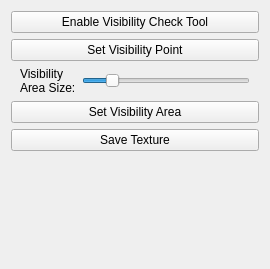
<?xml version="1.0" encoding="UTF-8"?>
<ui version="4.0">
 <class>VisibilityToolView</class>
 <widget class="QWidget" name="VisibilityToolView">
  <property name="geometry">
   <rect>
    <x>0</x>
    <y>0</y>
    <width>270</width>
    <height>269</height>
   </rect>
  </property>
  <property name="windowTitle">
   <string>Form</string>
  </property>
  <layout class="QVBoxLayout" name="verticalLayout">
   <item>
    <widget class="QPushButton" name="buttonVisibilityToolEnable">
     <property name="text">
      <string>Enable Visibility Check Tool</string>
     </property>
     <property name="checkable">
      <bool>false</bool>
     </property>
    </widget>
   </item>
   <item>
    <widget class="QPushButton" name="buttonVisibilityToolSetPoint">
     <property name="text">
      <string>Set Visibility Point</string>
     </property>
     <property name="checkable">
      <bool>true</bool>
     </property>
    </widget>
   </item>
   <item>
    <widget class="QFrame" name="frame_2">
     <property name="frameShape">
      <enum>QFrame::NoFrame</enum>
     </property>
     <property name="frameShadow">
      <enum>QFrame::Plain</enum>
     </property>
     <property name="lineWidth">
      <number>0</number>
     </property>
     <layout class="QHBoxLayout" name="horizontalLayout_3">
      <property name="topMargin">
       <number>0</number>
      </property>
      <property name="bottomMargin">
       <number>0</number>
      </property>
      <item>
       <widget class="QLabel" name="labelVisibilityToolAreaSize">
        <property name="enabled">
         <bool>true</bool>
        </property>
        <property name="sizePolicy">
         <sizepolicy hsizetype="Maximum" vsizetype="Preferred">
          <horstretch>0</horstretch>
          <verstretch>0</verstretch>
         </sizepolicy>
        </property>
        <property name="text">
         <string>Visibility
Area Size:</string>
        </property>
        <property name="wordWrap">
         <bool>true</bool>
        </property>
       </widget>
      </item>
      <item>
       <widget class="QSlider" name="sliderVisibilityToolAreaSize">
        <property name="sizePolicy">
         <sizepolicy hsizetype="Minimum" vsizetype="Preferred">
          <horstretch>0</horstretch>
          <verstretch>0</verstretch>
         </sizepolicy>
        </property>
        <property name="minimum">
         <number>1</number>
        </property>
        <property name="maximum">
         <number>128</number>
        </property>
        <property name="value">
         <number>20</number>
        </property>
        <property name="orientation">
         <enum>Qt::Horizontal</enum>
        </property>
       </widget>
      </item>
     </layout>
    </widget>
   </item>
   <item>
    <widget class="QPushButton" name="buttonVisibilityToolSetArea">
     <property name="text">
      <string>Set Visibility Area</string>
     </property>
     <property name="checkable">
      <bool>true</bool>
     </property>
    </widget>
   </item>
   <item>
    <widget class="QPushButton" name="buttonVisibilityToolSave">
     <property name="text">
      <string>Save Texture</string>
     </property>
    </widget>
   </item>
   <item>
    <spacer name="verticalSpacer_2">
     <property name="orientation">
      <enum>Qt::Vertical</enum>
     </property>
     <property name="sizeHint" stdset="0">
      <size>
       <width>241</width>
       <height>60</height>
      </size>
     </property>
    </spacer>
   </item>
  </layout>
 </widget>
 <resources/>
 <connections/>
</ui>
